Frame 1 (no input): blank canvas, image omitted
Frame 60 (the mouse pressed at the canvas centre just before this capture): blank canvas, image omitted
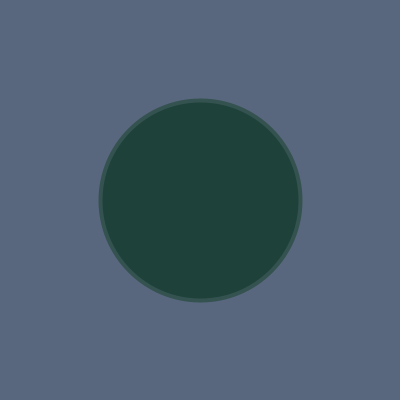
Frame 120 (the mouse held since frame 60 and released just before this capture)

The Processing sketch whose frames 1 and 60 were blank and that drew this single picture after the mouse press (run headless with seeded random() and noise(); from frame 60 on, the mouse is pressed at the canvas centre):

// Processing sketch: processing_140409
// ── processing_140409.pde

// base example for color experiments
// AW, March 2014
 
color c1,c2,c3; // Füllfarbe, Linienfarbe, Hintergrundfarbe
 
void setup() {
  defineColors();
  background(c2);
  size(400,400);
  strokeWeight(4); 
}
 
void draw() {
  fill(c1);
  stroke(c3);
  ellipse(mouseX, mouseY, abs(mouseX-pmouseX), abs(mouseX-pmouseX));
}
   
void defineColors() {
   c1 = color(30,65,58);
   c2 = color(88,103,126);
   c3 = color(52,82,80); 
}
